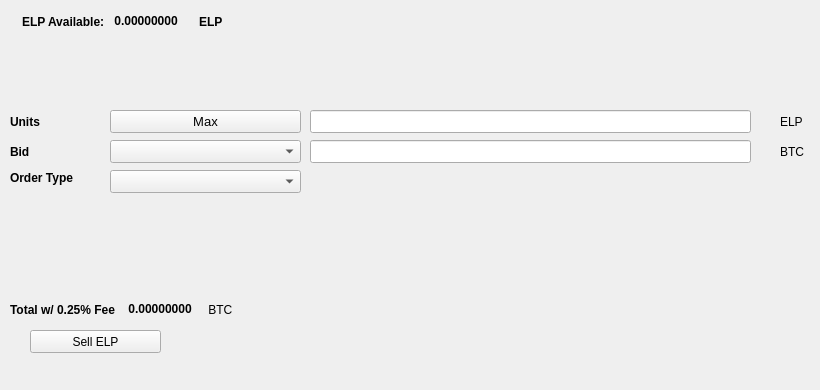
   <widget class="QWidget" name="SellTab">
    <attribute name="title">
     <string>Sell</string>
    </attribute>
    <widget class="QLabel" name="label_16">
     <property name="geometry">
      <rect>
       <x>780</x>
       <y>140</y>
       <width>31</width>
       <height>23</height>
      </rect>
     </property>
     <property name="text">
      <string>BTC</string>
     </property>
    </widget>
    <widget class="QComboBox" name="SellBidcomboBox">
     <property name="geometry">
      <rect>
       <x>110</x>
       <y>140</y>
       <width>191</width>
       <height>23</height>
      </rect>
     </property>
     <property name="font">
      <font>
       <pointsize>10</pointsize>
      </font>
     </property>
    </widget>
    <widget class="QLabel" name="label_18">
     <property name="geometry">
      <rect>
       <x>10</x>
       <y>110</y>
       <width>46</width>
       <height>23</height>
      </rect>
     </property>
     <property name="font">
      <font>
       <weight>75</weight>
       <bold>true</bold>
      </font>
     </property>
     <property name="text">
      <string>Units</string>
     </property>
    </widget>
    <widget class="QPushButton" name="Sell_Max_Amount">
     <property name="geometry">
      <rect>
       <x>110</x>
       <y>110</y>
       <width>191</width>
       <height>23</height>
      </rect>
     </property>
     <property name="font">
      <font>
       <pointsize>10</pointsize>
      </font>
     </property>
     <property name="text">
      <string>Max</string>
     </property>
    </widget>
    <widget class="QLabel" name="label_20">
     <property name="geometry">
      <rect>
       <x>10</x>
       <y>170</y>
       <width>91</width>
       <height>16</height>
      </rect>
     </property>
     <property name="font">
      <font>
       <weight>75</weight>
       <bold>true</bold>
      </font>
     </property>
     <property name="text">
      <string>Order Type</string>
     </property>
    </widget>
    <widget class="QComboBox" name="SellOrdertypeCombo">
     <property name="geometry">
      <rect>
       <x>110</x>
       <y>170</y>
       <width>191</width>
       <height>23</height>
      </rect>
     </property>
     <property name="font">
      <font>
       <pointsize>10</pointsize>
      </font>
     </property>
    </widget>
    <widget class="QLabel" name="label_21">
     <property name="geometry">
      <rect>
       <x>10</x>
       <y>140</y>
       <width>46</width>
       <height>23</height>
      </rect>
     </property>
     <property name="font">
      <font>
       <weight>75</weight>
       <bold>true</bold>
      </font>
     </property>
     <property name="text">
      <string>Bid</string>
     </property>
    </widget>
    <widget class="QLabel" name="label_22">
     <property name="geometry">
      <rect>
       <x>780</x>
       <y>110</y>
       <width>31</width>
       <height>23</height>
      </rect>
     </property>
     <property name="text">
      <string>ELP</string>
     </property>
    </widget>
    <widget class="QLineEdit" name="UnitsInputELP">
     <property name="geometry">
      <rect>
       <x>310</x>
       <y>110</y>
       <width>441</width>
       <height>23</height>
      </rect>
     </property>
     <property name="font">
      <font>
       <pointsize>9</pointsize>
       <weight>75</weight>
       <bold>true</bold>
      </font>
     </property>
    </widget>
    <widget class="QLineEdit" name="SellBidPriceEdit">
     <property name="geometry">
      <rect>
       <x>310</x>
       <y>140</y>
       <width>441</width>
       <height>23</height>
      </rect>
     </property>
     <property name="font">
      <font>
       <pointsize>9</pointsize>
       <weight>75</weight>
       <bold>true</bold>
      </font>
     </property>
    </widget>
    <widget class="QPushButton" name="SellELPBTN">
     <property name="geometry">
      <rect>
       <x>30</x>
       <y>330</y>
       <width>131</width>
       <height>23</height>
      </rect>
     </property>
     <property name="text">
      <string>Sell ELP</string>
     </property>
     <property name="icon">
      <iconset resource="../ellerium">
       <normaloff>:/icons/bitcoin</normaloff>:/icons/bitcoin</iconset>
     </property>
    </widget>
    <widget class="QWidget" name="layoutWidget3">
     <property name="geometry">
      <rect>
       <x>22</x>
       <y>12</y>
       <width>258</width>
       <height>19</height>
      </rect>
     </property>
     <layout class="QHBoxLayout" name="horizontalLayout">
      <item>
       <widget class="QLabel" name="label232_2">
        <property name="font">
         <font>
          <weight>75</weight>
          <bold>true</bold>
         </font>
        </property>
        <property name="text">
         <string>ELP Available:</string>
        </property>
       </widget>
      </item>
      <item>
       <widget class="QLabel" name="ELPAvailableLabel">
        <property name="palette">
         <palette>
          <active>
           <colorrole role="WindowText">
            <brush brushstyle="SolidPattern">
             <color alpha="255">
              <red>0</red>
              <green>0</green>
              <blue>0</blue>
             </color>
            </brush>
           </colorrole>
           <colorrole role="Button">
            <brush brushstyle="SolidPattern">
             <color alpha="255">
              <red>0</red>
              <green>170</green>
              <blue>0</blue>
             </color>
            </brush>
           </colorrole>
           <colorrole role="Light">
            <brush brushstyle="SolidPattern">
             <color alpha="255">
              <red>0</red>
              <green>255</green>
              <blue>0</blue>
             </color>
            </brush>
           </colorrole>
           <colorrole role="Midlight">
            <brush brushstyle="SolidPattern">
             <color alpha="255">
              <red>0</red>
              <green>212</green>
              <blue>0</blue>
             </color>
            </brush>
           </colorrole>
           <colorrole role="Dark">
            <brush brushstyle="SolidPattern">
             <color alpha="255">
              <red>0</red>
              <green>85</green>
              <blue>0</blue>
             </color>
            </brush>
           </colorrole>
           <colorrole role="Mid">
            <brush brushstyle="SolidPattern">
             <color alpha="255">
              <red>0</red>
              <green>113</green>
              <blue>0</blue>
             </color>
            </brush>
           </colorrole>
           <colorrole role="Text">
            <brush brushstyle="SolidPattern">
             <color alpha="255">
              <red>0</red>
              <green>170</green>
              <blue>0</blue>
             </color>
            </brush>
           </colorrole>
           <colorrole role="BrightText">
            <brush brushstyle="SolidPattern">
             <color alpha="255">
              <red>255</red>
              <green>255</green>
              <blue>255</blue>
             </color>
            </brush>
           </colorrole>
           <colorrole role="ButtonText">
            <brush brushstyle="SolidPattern">
             <color alpha="255">
              <red>0</red>
              <green>0</green>
              <blue>0</blue>
             </color>
            </brush>
           </colorrole>
           <colorrole role="Base">
            <brush brushstyle="SolidPattern">
             <color alpha="255">
              <red>255</red>
              <green>255</green>
              <blue>255</blue>
             </color>
            </brush>
           </colorrole>
           <colorrole role="Window">
            <brush brushstyle="SolidPattern">
             <color alpha="255">
              <red>0</red>
              <green>170</green>
              <blue>0</blue>
             </color>
            </brush>
           </colorrole>
           <colorrole role="Shadow">
            <brush brushstyle="SolidPattern">
             <color alpha="255">
              <red>0</red>
              <green>0</green>
              <blue>0</blue>
             </color>
            </brush>
           </colorrole>
           <colorrole role="AlternateBase">
            <brush brushstyle="SolidPattern">
             <color alpha="255">
              <red>127</red>
              <green>212</green>
              <blue>127</blue>
             </color>
            </brush>
           </colorrole>
           <colorrole role="ToolTipBase">
            <brush brushstyle="SolidPattern">
             <color alpha="255">
              <red>255</red>
              <green>255</green>
              <blue>220</blue>
             </color>
            </brush>
           </colorrole>
           <colorrole role="ToolTipText">
            <brush brushstyle="SolidPattern">
             <color alpha="255">
              <red>0</red>
              <green>0</green>
              <blue>0</blue>
             </color>
            </brush>
           </colorrole>
          </active>
          <inactive>
           <colorrole role="WindowText">
            <brush brushstyle="SolidPattern">
             <color alpha="255">
              <red>0</red>
              <green>0</green>
              <blue>0</blue>
             </color>
            </brush>
           </colorrole>
           <colorrole role="Button">
            <brush brushstyle="SolidPattern">
             <color alpha="255">
              <red>0</red>
              <green>170</green>
              <blue>0</blue>
             </color>
            </brush>
           </colorrole>
           <colorrole role="Light">
            <brush brushstyle="SolidPattern">
             <color alpha="255">
              <red>0</red>
              <green>255</green>
              <blue>0</blue>
             </color>
            </brush>
           </colorrole>
           <colorrole role="Midlight">
            <brush brushstyle="SolidPattern">
             <color alpha="255">
              <red>0</red>
              <green>212</green>
              <blue>0</blue>
             </color>
            </brush>
           </colorrole>
           <colorrole role="Dark">
            <brush brushstyle="SolidPattern">
             <color alpha="255">
              <red>0</red>
              <green>85</green>
              <blue>0</blue>
             </color>
            </brush>
           </colorrole>
           <colorrole role="Mid">
            <brush brushstyle="SolidPattern">
             <color alpha="255">
              <red>0</red>
              <green>113</green>
              <blue>0</blue>
             </color>
            </brush>
           </colorrole>
           <colorrole role="Text">
            <brush brushstyle="SolidPattern">
             <color alpha="255">
              <red>0</red>
              <green>170</green>
              <blue>0</blue>
             </color>
            </brush>
           </colorrole>
           <colorrole role="BrightText">
            <brush brushstyle="SolidPattern">
             <color alpha="255">
              <red>255</red>
              <green>255</green>
              <blue>255</blue>
             </color>
            </brush>
           </colorrole>
           <colorrole role="ButtonText">
            <brush brushstyle="SolidPattern">
             <color alpha="255">
              <red>0</red>
              <green>0</green>
              <blue>0</blue>
             </color>
            </brush>
           </colorrole>
           <colorrole role="Base">
            <brush brushstyle="SolidPattern">
             <color alpha="255">
              <red>255</red>
              <green>255</green>
              <blue>255</blue>
             </color>
            </brush>
           </colorrole>
           <colorrole role="Window">
            <brush brushstyle="SolidPattern">
             <color alpha="255">
              <red>0</red>
              <green>170</green>
              <blue>0</blue>
             </color>
            </brush>
           </colorrole>
           <colorrole role="Shadow">
            <brush brushstyle="SolidPattern">
             <color alpha="255">
              <red>0</red>
              <green>0</green>
              <blue>0</blue>
             </color>
            </brush>
           </colorrole>
           <colorrole role="AlternateBase">
            <brush brushstyle="SolidPattern">
             <color alpha="255">
              <red>127</red>
              <green>212</green>
              <blue>127</blue>
             </color>
            </brush>
           </colorrole>
           <colorrole role="ToolTipBase">
            <brush brushstyle="SolidPattern">
             <color alpha="255">
              <red>255</red>
              <green>255</green>
              <blue>220</blue>
             </color>
            </brush>
           </colorrole>
           <colorrole role="ToolTipText">
            <brush brushstyle="SolidPattern">
             <color alpha="255">
              <red>0</red>
              <green>0</green>
              <blue>0</blue>
             </color>
            </brush>
           </colorrole>
          </inactive>
          <disabled>
           <colorrole role="WindowText">
            <brush brushstyle="SolidPattern">
             <color alpha="255">
              <red>0</red>
              <green>85</green>
              <blue>0</blue>
             </color>
            </brush>
           </colorrole>
           <colorrole role="Button">
            <brush brushstyle="SolidPattern">
             <color alpha="255">
              <red>0</red>
              <green>170</green>
              <blue>0</blue>
             </color>
            </brush>
           </colorrole>
           <colorrole role="Light">
            <brush brushstyle="SolidPattern">
             <color alpha="255">
              <red>0</red>
              <green>255</green>
              <blue>0</blue>
             </color>
            </brush>
           </colorrole>
           <colorrole role="Midlight">
            <brush brushstyle="SolidPattern">
             <color alpha="255">
              <red>0</red>
              <green>212</green>
              <blue>0</blue>
             </color>
            </brush>
           </colorrole>
           <colorrole role="Dark">
            <brush brushstyle="SolidPattern">
             <color alpha="255">
              <red>0</red>
              <green>85</green>
              <blue>0</blue>
             </color>
            </brush>
           </colorrole>
           <colorrole role="Mid">
            <brush brushstyle="SolidPattern">
             <color alpha="255">
              <red>0</red>
              <green>113</green>
              <blue>0</blue>
             </color>
            </brush>
           </colorrole>
           <colorrole role="Text">
            <brush brushstyle="SolidPattern">
             <color alpha="255">
              <red>0</red>
              <green>85</green>
              <blue>0</blue>
             </color>
            </brush>
           </colorrole>
           <colorrole role="BrightText">
            <brush brushstyle="SolidPattern">
             <color alpha="255">
              <red>255</red>
              <green>255</green>
              <blue>255</blue>
             </color>
            </brush>
           </colorrole>
           <colorrole role="ButtonText">
            <brush brushstyle="SolidPattern">
             <color alpha="255">
              <red>0</red>
              <green>85</green>
              <blue>0</blue>
             </color>
            </brush>
           </colorrole>
           <colorrole role="Base">
            <brush brushstyle="SolidPattern">
             <color alpha="255">
              <red>0</red>
              <green>170</green>
              <blue>0</blue>
             </color>
            </brush>
           </colorrole>
           <colorrole role="Window">
            <brush brushstyle="SolidPattern">
             <color alpha="255">
              <red>0</red>
              <green>170</green>
              <blue>0</blue>
             </color>
            </brush>
           </colorrole>
           <colorrole role="Shadow">
            <brush brushstyle="SolidPattern">
             <color alpha="255">
              <red>0</red>
              <green>0</green>
              <blue>0</blue>
             </color>
            </brush>
           </colorrole>
           <colorrole role="AlternateBase">
            <brush brushstyle="SolidPattern">
             <color alpha="255">
              <red>0</red>
              <green>170</green>
              <blue>0</blue>
             </color>
            </brush>
           </colorrole>
           <colorrole role="ToolTipBase">
            <brush brushstyle="SolidPattern">
             <color alpha="255">
              <red>255</red>
              <green>255</green>
              <blue>220</blue>
             </color>
            </brush>
           </colorrole>
           <colorrole role="ToolTipText">
            <brush brushstyle="SolidPattern">
             <color alpha="255">
              <red>0</red>
              <green>0</green>
              <blue>0</blue>
             </color>
            </brush>
           </colorrole>
          </disabled>
         </palette>
        </property>
        <property name="font">
         <font>
          <weight>75</weight>
          <bold>true</bold>
         </font>
        </property>
        <property name="text">
         <string> 0.00000000 </string>
        </property>
        <property name="textInteractionFlags">
         <set>Qt::LinksAccessibleByMouse|Qt::TextSelectableByKeyboard|Qt::TextSelectableByMouse</set>
        </property>
       </widget>
      </item>
      <item>
       <widget class="QLabel" name="labelELP">
        <property name="font">
         <font>
          <weight>75</weight>
          <bold>true</bold>
         </font>
        </property>
        <property name="text">
         <string>ELP</string>
        </property>
       </widget>
      </item>
     </layout>
    </widget>
    <widget class="QWidget" name="layoutWidget">
     <property name="geometry">
      <rect>
       <x>10</x>
       <y>300</y>
       <width>268</width>
       <height>19</height>
      </rect>
     </property>
     <layout class="QHBoxLayout" name="horizontalLayout_2">
      <item>
       <widget class="QLabel" name="label_19">
        <property name="font">
         <font>
          <weight>75</weight>
          <bold>true</bold>
         </font>
        </property>
        <property name="text">
         <string>Total w/ 0.25% Fee </string>
        </property>
       </widget>
      </item>
      <item>
       <widget class="QLabel" name="SellCostLabel">
        <property name="palette">
         <palette>
          <active>
           <colorrole role="WindowText">
            <brush brushstyle="SolidPattern">
             <color alpha="255">
              <red>0</red>
              <green>0</green>
              <blue>0</blue>
             </color>
            </brush>
           </colorrole>
           <colorrole role="Button">
            <brush brushstyle="SolidPattern">
             <color alpha="255">
              <red>0</red>
              <green>170</green>
              <blue>0</blue>
             </color>
            </brush>
           </colorrole>
           <colorrole role="Light">
            <brush brushstyle="SolidPattern">
             <color alpha="255">
              <red>0</red>
              <green>255</green>
              <blue>0</blue>
             </color>
            </brush>
           </colorrole>
           <colorrole role="Midlight">
            <brush brushstyle="SolidPattern">
             <color alpha="255">
              <red>0</red>
              <green>212</green>
              <blue>0</blue>
             </color>
            </brush>
           </colorrole>
           <colorrole role="Dark">
            <brush brushstyle="SolidPattern">
             <color alpha="255">
              <red>0</red>
              <green>85</green>
              <blue>0</blue>
             </color>
            </brush>
           </colorrole>
           <colorrole role="Mid">
            <brush brushstyle="SolidPattern">
             <color alpha="255">
              <red>0</red>
              <green>113</green>
              <blue>0</blue>
             </color>
            </brush>
           </colorrole>
           <colorrole role="Text">
            <brush brushstyle="SolidPattern">
             <color alpha="255">
              <red>0</red>
              <green>170</green>
              <blue>0</blue>
             </color>
            </brush>
           </colorrole>
           <colorrole role="BrightText">
            <brush brushstyle="SolidPattern">
             <color alpha="255">
              <red>255</red>
              <green>255</green>
              <blue>255</blue>
             </color>
            </brush>
           </colorrole>
           <colorrole role="ButtonText">
            <brush brushstyle="SolidPattern">
             <color alpha="255">
              <red>0</red>
              <green>0</green>
              <blue>0</blue>
             </color>
            </brush>
           </colorrole>
           <colorrole role="Base">
            <brush brushstyle="SolidPattern">
             <color alpha="255">
              <red>255</red>
              <green>255</green>
              <blue>255</blue>
             </color>
            </brush>
           </colorrole>
           <colorrole role="Window">
            <brush brushstyle="SolidPattern">
             <color alpha="255">
              <red>0</red>
              <green>170</green>
              <blue>0</blue>
             </color>
            </brush>
           </colorrole>
           <colorrole role="Shadow">
            <brush brushstyle="SolidPattern">
             <color alpha="255">
              <red>0</red>
              <green>0</green>
              <blue>0</blue>
             </color>
            </brush>
           </colorrole>
           <colorrole role="AlternateBase">
            <brush brushstyle="SolidPattern">
             <color alpha="255">
              <red>127</red>
              <green>212</green>
              <blue>127</blue>
             </color>
            </brush>
           </colorrole>
           <colorrole role="ToolTipBase">
            <brush brushstyle="SolidPattern">
             <color alpha="255">
              <red>255</red>
              <green>255</green>
              <blue>220</blue>
             </color>
            </brush>
           </colorrole>
           <colorrole role="ToolTipText">
            <brush brushstyle="SolidPattern">
             <color alpha="255">
              <red>0</red>
              <green>0</green>
              <blue>0</blue>
             </color>
            </brush>
           </colorrole>
          </active>
          <inactive>
           <colorrole role="WindowText">
            <brush brushstyle="SolidPattern">
             <color alpha="255">
              <red>0</red>
              <green>0</green>
              <blue>0</blue>
             </color>
            </brush>
           </colorrole>
           <colorrole role="Button">
            <brush brushstyle="SolidPattern">
             <color alpha="255">
              <red>0</red>
              <green>170</green>
              <blue>0</blue>
             </color>
            </brush>
           </colorrole>
           <colorrole role="Light">
            <brush brushstyle="SolidPattern">
             <color alpha="255">
              <red>0</red>
              <green>255</green>
              <blue>0</blue>
             </color>
            </brush>
           </colorrole>
           <colorrole role="Midlight">
            <brush brushstyle="SolidPattern">
             <color alpha="255">
              <red>0</red>
              <green>212</green>
              <blue>0</blue>
             </color>
            </brush>
           </colorrole>
           <colorrole role="Dark">
            <brush brushstyle="SolidPattern">
             <color alpha="255">
              <red>0</red>
              <green>85</green>
              <blue>0</blue>
             </color>
            </brush>
           </colorrole>
           <colorrole role="Mid">
            <brush brushstyle="SolidPattern">
             <color alpha="255">
              <red>0</red>
              <green>113</green>
              <blue>0</blue>
             </color>
            </brush>
           </colorrole>
           <colorrole role="Text">
            <brush brushstyle="SolidPattern">
             <color alpha="255">
              <red>0</red>
              <green>170</green>
              <blue>0</blue>
             </color>
            </brush>
           </colorrole>
           <colorrole role="BrightText">
            <brush brushstyle="SolidPattern">
             <color alpha="255">
              <red>255</red>
              <green>255</green>
              <blue>255</blue>
             </color>
            </brush>
           </colorrole>
           <colorrole role="ButtonText">
            <brush brushstyle="SolidPattern">
             <color alpha="255">
              <red>0</red>
              <green>0</green>
              <blue>0</blue>
             </color>
            </brush>
           </colorrole>
           <colorrole role="Base">
            <brush brushstyle="SolidPattern">
             <color alpha="255">
              <red>255</red>
              <green>255</green>
              <blue>255</blue>
             </color>
            </brush>
           </colorrole>
           <colorrole role="Window">
            <brush brushstyle="SolidPattern">
             <color alpha="255">
              <red>0</red>
              <green>170</green>
              <blue>0</blue>
             </color>
            </brush>
           </colorrole>
           <colorrole role="Shadow">
            <brush brushstyle="SolidPattern">
             <color alpha="255">
              <red>0</red>
              <green>0</green>
              <blue>0</blue>
             </color>
            </brush>
           </colorrole>
           <colorrole role="AlternateBase">
            <brush brushstyle="SolidPattern">
             <color alpha="255">
              <red>127</red>
              <green>212</green>
              <blue>127</blue>
             </color>
            </brush>
           </colorrole>
           <colorrole role="ToolTipBase">
            <brush brushstyle="SolidPattern">
             <color alpha="255">
              <red>255</red>
              <green>255</green>
              <blue>220</blue>
             </color>
            </brush>
           </colorrole>
           <colorrole role="ToolTipText">
            <brush brushstyle="SolidPattern">
             <color alpha="255">
              <red>0</red>
              <green>0</green>
              <blue>0</blue>
             </color>
            </brush>
           </colorrole>
          </inactive>
          <disabled>
           <colorrole role="WindowText">
            <brush brushstyle="SolidPattern">
             <color alpha="255">
              <red>0</red>
              <green>85</green>
              <blue>0</blue>
             </color>
            </brush>
           </colorrole>
           <colorrole role="Button">
            <brush brushstyle="SolidPattern">
             <color alpha="255">
              <red>0</red>
              <green>170</green>
              <blue>0</blue>
             </color>
            </brush>
           </colorrole>
           <colorrole role="Light">
            <brush brushstyle="SolidPattern">
             <color alpha="255">
              <red>0</red>
              <green>255</green>
              <blue>0</blue>
             </color>
            </brush>
           </colorrole>
           <colorrole role="Midlight">
            <brush brushstyle="SolidPattern">
             <color alpha="255">
              <red>0</red>
              <green>212</green>
              <blue>0</blue>
             </color>
            </brush>
           </colorrole>
           <colorrole role="Dark">
            <brush brushstyle="SolidPattern">
             <color alpha="255">
              <red>0</red>
              <green>85</green>
              <blue>0</blue>
             </color>
            </brush>
           </colorrole>
           <colorrole role="Mid">
            <brush brushstyle="SolidPattern">
             <color alpha="255">
              <red>0</red>
              <green>113</green>
              <blue>0</blue>
             </color>
            </brush>
           </colorrole>
           <colorrole role="Text">
            <brush brushstyle="SolidPattern">
             <color alpha="255">
              <red>0</red>
              <green>85</green>
              <blue>0</blue>
             </color>
            </brush>
           </colorrole>
           <colorrole role="BrightText">
            <brush brushstyle="SolidPattern">
             <color alpha="255">
              <red>255</red>
              <green>255</green>
              <blue>255</blue>
             </color>
            </brush>
           </colorrole>
           <colorrole role="ButtonText">
            <brush brushstyle="SolidPattern">
             <color alpha="255">
              <red>0</red>
              <green>85</green>
              <blue>0</blue>
             </color>
            </brush>
           </colorrole>
           <colorrole role="Base">
            <brush brushstyle="SolidPattern">
             <color alpha="255">
              <red>0</red>
              <green>170</green>
              <blue>0</blue>
             </color>
            </brush>
           </colorrole>
           <colorrole role="Window">
            <brush brushstyle="SolidPattern">
             <color alpha="255">
              <red>0</red>
              <green>170</green>
              <blue>0</blue>
             </color>
            </brush>
           </colorrole>
           <colorrole role="Shadow">
            <brush brushstyle="SolidPattern">
             <color alpha="255">
              <red>0</red>
              <green>0</green>
              <blue>0</blue>
             </color>
            </brush>
           </colorrole>
           <colorrole role="AlternateBase">
            <brush brushstyle="SolidPattern">
             <color alpha="255">
              <red>0</red>
              <green>170</green>
              <blue>0</blue>
             </color>
            </brush>
           </colorrole>
           <colorrole role="ToolTipBase">
            <brush brushstyle="SolidPattern">
             <color alpha="255">
              <red>255</red>
              <green>255</green>
              <blue>220</blue>
             </color>
            </brush>
           </colorrole>
           <colorrole role="ToolTipText">
            <brush brushstyle="SolidPattern">
             <color alpha="255">
              <red>0</red>
              <green>0</green>
              <blue>0</blue>
             </color>
            </brush>
           </colorrole>
          </disabled>
         </palette>
        </property>
        <property name="font">
         <font>
          <weight>75</weight>
          <bold>true</bold>
         </font>
        </property>
        <property name="autoFillBackground">
         <bool>false</bool>
        </property>
        <property name="text">
         <string> 0.00000000</string>
        </property>
        <property name="textInteractionFlags">
         <set>Qt::LinksAccessibleByMouse|Qt::TextSelectableByMouse</set>
        </property>
       </widget>
      </item>
      <item>
       <widget class="QLabel" name="label_17">
        <property name="font">
         <font>
          <weight>50</weight>
          <bold>false</bold>
         </font>
        </property>
        <property name="text">
         <string> BTC</string>
        </property>
       </widget>
      </item>
     </layout>
    </widget>
    <widget class="QLabel" name="label_23">
     <property name="geometry">
      <rect>
       <x>460</x>
       <y>300</y>
       <width>281</width>
       <height>81</height>
      </rect>
     </property>
     <property name="text">
      <string/>
     </property>
     <property name="pixmap">
      <pixmap>:/images/bittrex</pixmap>
     </property>
    </widget>
   </widget>
